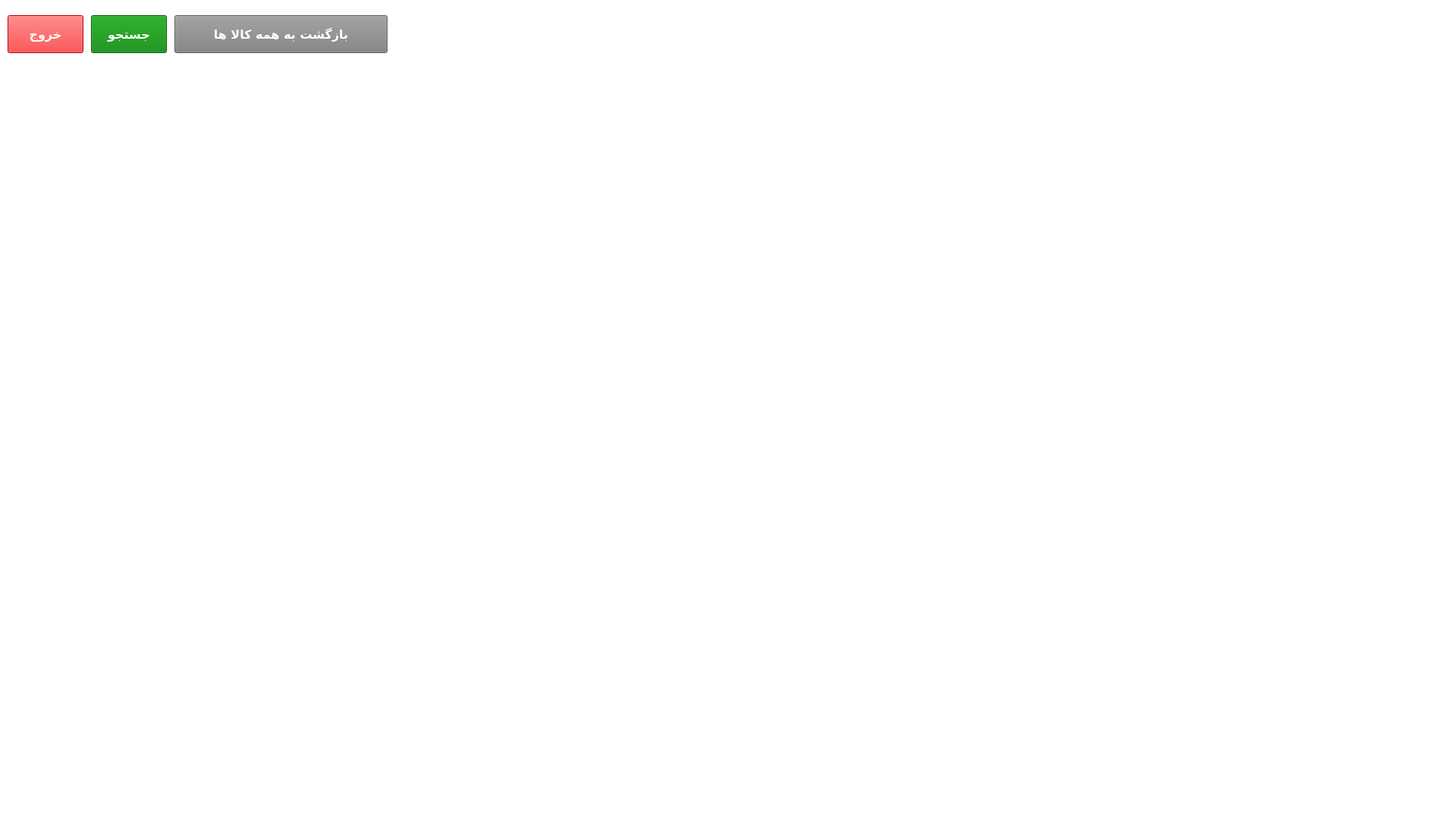
<?xml version="1.0" encoding="UTF-8"?>
<ui version="4.0">
 <class>clientpanel</class>
 <widget class="QWidget" name="clientpanel">
  <property name="geometry">
   <rect>
    <x>0</x>
    <y>0</y>
    <width>1920</width>
    <height>1080</height>
   </rect>
  </property>
  <property name="windowTitle">
   <string>Form</string>
  </property>
  <widget class="QGraphicsView" name="scene">
   <property name="geometry">
    <rect>
     <x>-1</x>
     <y>-1</y>
     <width>1980</width>
     <height>1200</height>
    </rect>
   </property>
   <property name="styleSheet">
    <string notr="true">background-image: url(:/images/background);</string>
   </property>
  </widget>
  <widget class="QLabel" name="clientLabel">
   <property name="geometry">
    <rect>
     <x>1190</x>
     <y>20</y>
     <width>710</width>
     <height>50</height>
    </rect>
   </property>
   <property name="font">
    <font>
     <family>Yekan Bakh</family>
     <pointsize>10</pointsize>
     <weight>75</weight>
     <bold>true</bold>
    </font>
   </property>
   <property name="cursor">
    <cursorShape>ArrowCursor</cursorShape>
   </property>
   <property name="layoutDirection">
    <enum>Qt::RightToLeft</enum>
   </property>
   <property name="styleSheet">
    <string notr="true">color:white;</string>
   </property>
   <property name="text">
    <string/>
   </property>
   <property name="alignment">
    <set>Qt::AlignLeading|Qt::AlignLeft|Qt::AlignVCenter</set>
   </property>
  </widget>
  <widget class="QPushButton" name="logoutBtn">
   <property name="geometry">
    <rect>
     <x>10</x>
     <y>20</y>
     <width>100</width>
     <height>50</height>
    </rect>
   </property>
   <property name="font">
    <font>
     <family>Yekan Bakh</family>
     <pointsize>12</pointsize>
     <weight>75</weight>
     <bold>true</bold>
    </font>
   </property>
   <property name="cursor">
    <cursorShape>PointingHandCursor</cursorShape>
   </property>
   <property name="styleSheet">
    <string notr="true">background-color:red;
color:white;</string>
   </property>
   <property name="text">
    <string>خروج</string>
   </property>
  </widget>
  <widget class="QTableWidget" name="productTable">
   <property name="enabled">
    <bool>true</bool>
   </property>
   <property name="geometry">
    <rect>
     <x>10</x>
     <y>90</y>
     <width>1900</width>
     <height>861</height>
    </rect>
   </property>
   <property name="font">
    <font>
     <family>Yekan Bakh</family>
     <pointsize>10</pointsize>
    </font>
   </property>
   <property name="layoutDirection">
    <enum>Qt::RightToLeft</enum>
   </property>
   <property name="styleSheet">
    <string notr="true">background-color:white;</string>
   </property>
   <property name="frameShape">
    <enum>QFrame::NoFrame</enum>
   </property>
   <property name="rowCount">
    <number>0</number>
   </property>
   <property name="columnCount">
    <number>9</number>
   </property>
   <attribute name="horizontalHeaderVisible">
    <bool>false</bool>
   </attribute>
   <attribute name="horizontalHeaderCascadingSectionResizes">
    <bool>false</bool>
   </attribute>
   <attribute name="horizontalHeaderHighlightSections">
    <bool>true</bool>
   </attribute>
   <attribute name="horizontalHeaderShowSortIndicator" stdset="0">
    <bool>false</bool>
   </attribute>
   <attribute name="horizontalHeaderStretchLastSection">
    <bool>false</bool>
   </attribute>
   <attribute name="verticalHeaderVisible">
    <bool>false</bool>
   </attribute>
   <attribute name="verticalHeaderCascadingSectionResizes">
    <bool>false</bool>
   </attribute>
   <attribute name="verticalHeaderHighlightSections">
    <bool>true</bool>
   </attribute>
   <attribute name="verticalHeaderShowSortIndicator" stdset="0">
    <bool>false</bool>
   </attribute>
   <attribute name="verticalHeaderStretchLastSection">
    <bool>false</bool>
   </attribute>
   <column/>
   <column/>
   <column/>
   <column/>
   <column/>
   <column/>
   <column/>
   <column/>
   <column/>
  </widget>
  <widget class="QPushButton" name="searchBtn">
   <property name="geometry">
    <rect>
     <x>120</x>
     <y>20</y>
     <width>100</width>
     <height>50</height>
    </rect>
   </property>
   <property name="font">
    <font>
     <family>Yekan Bakh</family>
     <pointsize>12</pointsize>
     <weight>75</weight>
     <bold>true</bold>
    </font>
   </property>
   <property name="cursor">
    <cursorShape>PointingHandCursor</cursorShape>
   </property>
   <property name="styleSheet">
    <string notr="true">background-color:green;
color:white;</string>
   </property>
   <property name="text">
    <string>جستجو</string>
   </property>
  </widget>
  <widget class="QPushButton" name="backToAllProduct">
   <property name="geometry">
    <rect>
     <x>230</x>
     <y>20</y>
     <width>281</width>
     <height>50</height>
    </rect>
   </property>
   <property name="font">
    <font>
     <family>Yekan Bakh</family>
     <pointsize>12</pointsize>
     <weight>75</weight>
     <bold>true</bold>
    </font>
   </property>
   <property name="cursor">
    <cursorShape>PointingHandCursor</cursorShape>
   </property>
   <property name="styleSheet">
    <string notr="true">background-color:gray;
color:white;</string>
   </property>
   <property name="text">
    <string>بازگشت به همه کالا ها</string>
   </property>
  </widget>
 </widget>
 <resources/>
 <connections/>
</ui>
